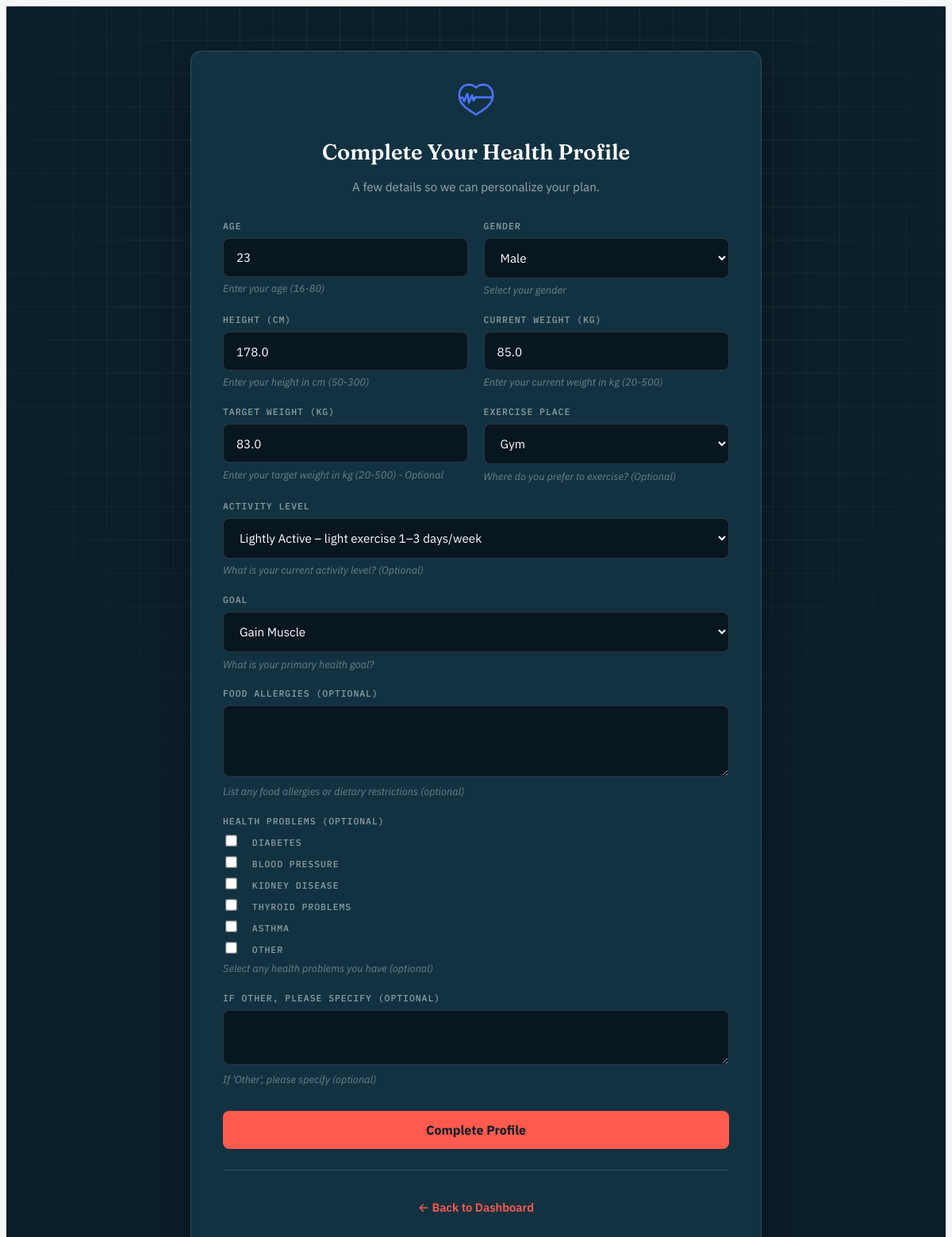
The page /complete-profile/ (signed in) on the database as committed earlier.
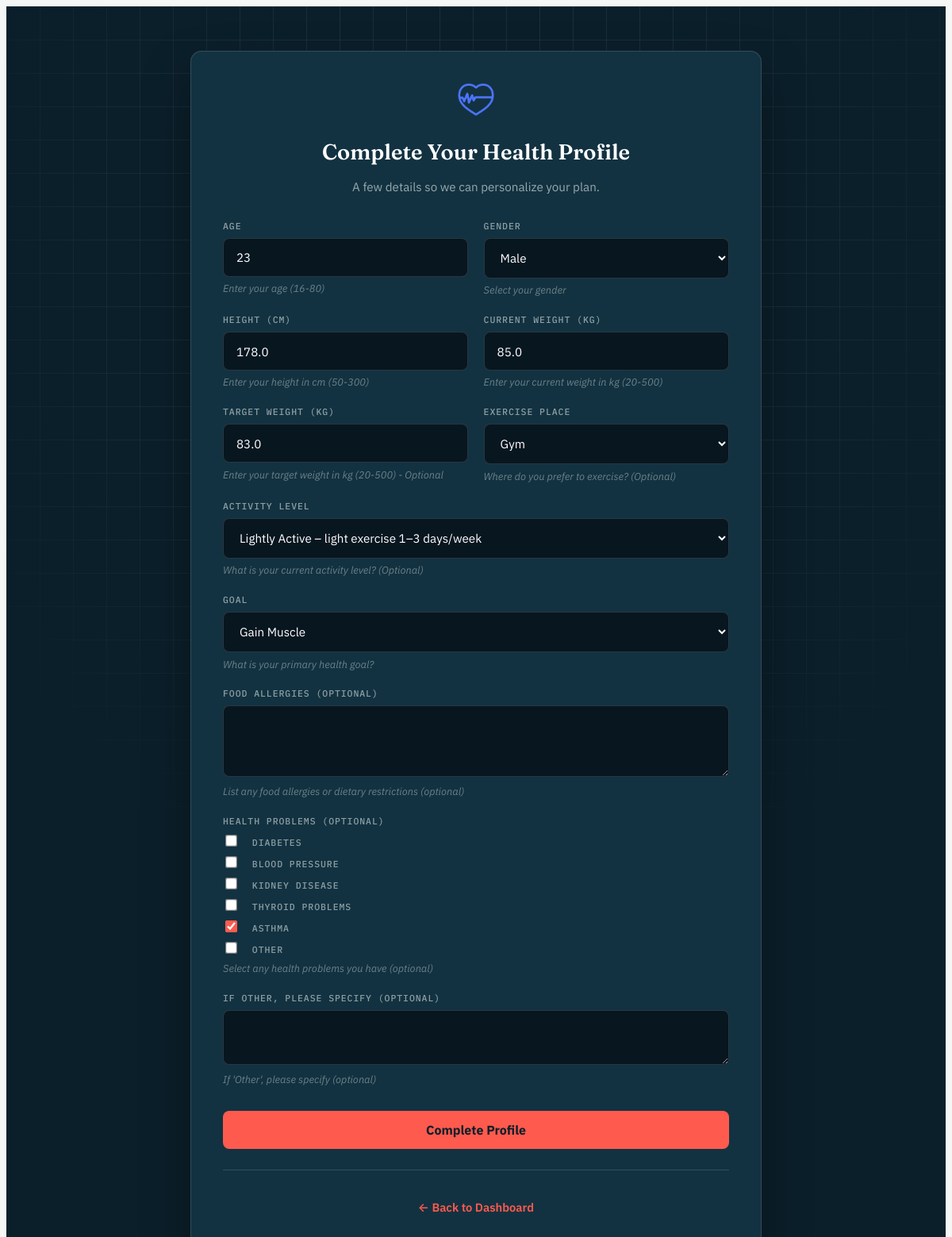
The same page on the database as committed later.
### mainapp/models.py (models this page shows, shortened)
class Profile(models.Model):
    GENDER_CHOICES = [
        ('M', 'Male'),
        ('F', 'Female'),
        ('O', 'Other'),
    ]
    GOAL_CHOICES = [
        ('lose_weight', 'Lose Weight'),
        ('maintain_weight', 'Maintain Weight'),
        ('build_muscle', 'Gain Muscle'),
        ('both', 'Gain Muscle & Lose Fat'),
        ('improve_fitness', 'Improve Fitness'),
    ]
    EXERCISE_PLACE_CHOICES = [
        ('gym', 'Gym'),
        ('home', 'Home'),
        ('outdoor', 'Outdoor'),
    ]
    ACTIVITY_LEVEL_CHOICES = [
        ('sedentary', 'Sedentary – little or no exercise'),
        ('lightly_active', 'Lightly Active – light exercise 1–3 days/week'),
        ('moderately_active', 'Moderately Active – moderate exercise 3–5 days/week'),
        ('very_active', 'Very Active – hard exercise 6–7 days/week'),
        ('extra_active', 'Extra Active – intense training or physical job'),
    ]
    user = models.OneToOneField(User, on_delete=models.CASCADE, related_name='profile')
    age = models.IntegerField(null=True, blank=True)
    height = models.FloatField(null=True, blank=True)
    current_weight = models.FloatField(null=True, blank=True, help_text='Current weight in kg')
    target_weight = models.FloatField(null=True, blank=True, help_text='Target weight in kg')
    gender = models.CharField(max_length=1, choices=GENDER_CHOICES, null=True, blank=True)
    food_allergies = models.TextField(max_length=500, blank=True, null=True)
    goal = models.CharField(max_length=20, choices=GOAL_CHOICES, null=True, blank=True)
    exercise_place = models.CharField(max_length=10, choices=EXERCISE_PLACE_CHOICES, null=True, blank=True, help_text='Preferred exercise location')
    activity_level = models.CharField(max_length=20, choices=ACTIVITY_LEVEL_CHOICES, null=True, blank=True, help_text='Your current activity level')
    health_problems = models.JSONField(default=list, blank=True, help_text='List of health problems/conditions')
    other_health_problems = models.TextField(max_length=500, blank=True, null=True,
                                             help_text='Specify other health problems not listed above')
    weight_loss_plan = models.TextField(blank=True, null=True)
    start_tracking_date = models.DateField(null=True, blank=True)

### mainapp/views.py (the view)
# urls.py: path("complete-profile/", views.complete_profile_view, name="complete_profile"),
@login_required
def complete_profile_view(request):
    if not hasattr(request.user, 'profile'):
        from .models import Profile
        profile = Profile.objects.create(user=request.user)
    else:
        profile = request.user.profile
    if request.method == "POST":
        form = ProfileForm(request.POST, instance=profile)
        if form.is_valid():
            profile = form.save()
            try:
                profile_data = {
                    'age': profile.age,
                    'height': profile.height,
                    'current_weight': profile.current_weight,
                    'target_weight': profile.target_weight,
                    'gender': profile.gender,
                    'goal': profile.goal,
                    'exercise_place': profile.exercise_place,
                    'activity_level': profile.activity_level,
                    'food_allergies': profile.food_allergies or 'None',
                    'health_problems': profile.health_problems or [],
                    'other_health_problems': profile.other_health_problems or 'None',
                    'bmi': profile.bmi
                }
                try:
                    calories_target, _ = calculate_calorie_target(profile)
                    goal_weeks, goal_months = estimate_goal_time(profile, calories_target)
                    profile_data['goal_timeline_weeks'] = goal_weeks
                    profile_data['goal_timeline_months'] = goal_months
                except Exception:
                    pass
                ai_service = AIPlan()
                weight_loss_plan = ai_service.generate_plan(profile_data)
                profile.weight_loss_plan = weight_loss_plan
                profile.save()
            except Exception as e:
                print(f"Error generating weight loss plan: {e}")
            return redirect("dashboard")
        else:
            return render(request, "mainapp/complete_profile.html", {
                "form": form,
                "errors": "Please correct the errors below."
            })
    else:
        form = ProfileForm(instance=profile)
    return render(request, "mainapp/complete_profile.html", {"form": form})

### mainapp/templates/mainapp/complete_profile.html (shortened to what this page needs)
<!DOCTYPE html>
<html>
<head>
    {% load static %}
    <link href="{% static 'css/site.css' %}" rel="stylesheet">
</head>
<body>
    <div class="auth-shell">
        <div class="auth-card auth-card-wide">
            <div class="auth-logo">
                <img src="{% static 'heart logo.png' %}" alt="Smart Health Companion">
            </div>
            <h2>Complete Your Health Profile</h2>
            <p class="auth-subtext">A few details so we can personalize your plan.</p>
            <form method="POST">
                <div class="form-row">
                    <div class="form-group">
                        <label for="{{ form.age.id_for_label }}">{{ form.age.label }}</label>
                        {{ form.age }}
                        {% if form.age.help_text %}<small>{{ form.age.help_text }}</small>{% endif %}
                    </div>
                    <div class="form-group">
                        <label for="{{ form.gender.id_for_label }}">{{ form.gender.label }}</label>
                        {{ form.gender }}
                        {% if form.gender.help_text %}<small>{{ form.gender.help_text }}</small>{% endif %}
                    </div>
                </div>
                <div class="form-row">
                    <div class="form-group">
                        <label for="{{ form.height.id_for_label }}">{{ form.height.label }} (cm)</label>
                        {{ form.height }}
                        {% if form.height.help_text %}<small>{{ form.height.help_text }}</small>{% endif %}
                    </div>
                    <div class="form-group">
                        <label for="{{ form.current_weight.id_for_label }}">{{ form.current_weight.label }} (kg)</label>
                        {{ form.current_weight }}
                        {% if form.current_weight.help_text %}<small>{{ form.current_weight.help_text }}</small>{% endif %}
                    </div>
                </div>
                <div class="form-row">
                    <div class="form-group">
                        <label for="{{ form.target_weight.id_for_label }}">{{ form.target_weight.label }} (kg)</label>
                        {{ form.target_weight }}
                        {% if form.target_weight.help_text %}<small>{{ form.target_weight.help_text }}</small>{% endif %}
                    </div>
                    <div class="form-group">
                        <label for="{{ form.exercise_place.id_for_label }}">{{ form.exercise_place.label }}</label>
                        {{ form.exercise_place }}
                        {% if form.exercise_place.help_text %}<small>{{ form.exercise_place.help_text }}</small>{% endif %}
                    </div>
                </div>
                <div class="form-group">
                    <label for="{{ form.activity_level.id_for_label }}">{{ form.activity_level.label }}</label>
                    {{ form.activity_level }}
                    {% if form.activity_level.help_text %}<small>{{ form.activity_level.help_text }}</small>{% endif %}
                </div>
                <div class="form-group">
                    <label for="{{ form.goal.id_for_label }}">{{ form.goal.label }}</label>
                    {{ form.goal }}
                    {% if form.goal.help_text %}<small>{{ form.goal.help_text }}</small>{% endif %}
                </div>
                <div class="form-group">
                    <label for="{{ form.food_allergies.id_for_label }}">{{ form.food_allergies.label }} (Optional)</label>
                    {{ form.food_allergies }}
                    {% if form.food_allergies.help_text %}<small>{{ form.food_allergies.help_text }}</small>{% endif %}
                </div>
                <div class="form-group">
                    <label for="{{ form.health_problems.id_for_label }}">Health Problems (Optional)</label>
                    {{ form.health_problems }}
                    {% if form.health_problems.help_text %}<small>{{ form.health_problems.help_text }}</small>{% endif %}
                </div>
                <div class="form-group">
                    <label for="{{ form.other_health_problems.id_for_label }}">If Other, please specify (Optional)</label>
                    {{ form.other_health_problems }}
                    {% if form.other_health_problems.help_text %}<small>{{ form.other_health_problems.help_text }}</small>{% endif %}
                </div>
                <button type="submit" class="submit-btn">Complete Profile</button>
            </form>
            <div class="auth-links">
                <p><a href="{% url 'dashboard' %}">← Back to Dashboard</a></p>
            </div>
        </div>
    </div>
</body>
</html>

### mainapp/static/css/site.css (style rules this page uses)
:root { --navy: #0B1F2A; --navy-2: #123241; --navy-3: #081620; --paper: #F4F7F5; --paper-2: #E9EFEC; --ink: #10262B; --ink-soft: #4C6169; --coral: #FF5A4E; --coral-dark: #E14336; --teal: #1B7A72; --line-on-dark: rgba(244, 247, 245, 0.14); --line-on-light: rgba(16, 38, 43, 0.12); }
* { box-sizing: border-box; }
body { font-family: 'IBM Plex Sans', -apple-system, BlinkMacSystemFont, sans-serif; color: var(--ink); background: var(--paper); }
h1, h2, h3 { font-family: 'Fraunces', Georgia, serif; }
a { color: inherit; }
.auth-shell { position: relative; min-height: 100vh; background: var(--navy); overflow: hidden; padding: 3.5rem 1.5rem; display: flex; align-items: center; justify-content: center; }
.auth-card { position: relative; z-index: 2; width: 100%; max-width: 460px; background: var(--navy-2); border: 1px solid var(--line-on-dark); border-radius: 14px; padding: 2.5rem; box-shadow: 0 30px 60px rgba(0, 0, 0, 0.35); }
.auth-card.auth-card-wide { max-width: 720px; }
.auth-logo { text-align: center; margin-bottom: 1.5rem; }
.auth-logo img { width: 46px; height: auto; }
.auth-card h2 { text-align: center; color: #fff; font-size: 1.7rem; font-weight: 600; margin: 0 0 0.6rem; }
.auth-subtext { text-align: center; color: rgba(244, 247, 245, 0.6); font-size: 0.95rem; margin-bottom: 1.8rem; line-height: 1.6; }
.form-group { margin-bottom: 1.3rem; position: relative; }
.form-group label { display: block; margin-bottom: 0.5rem; font-family: 'IBM Plex Mono', monospace; font-size: 0.72rem; font-weight: 500; letter-spacing: 0.08em; text-transform: uppercase; color: rgba(244, 247, 245, 0.55); }
.form-group input, .form-group select, .form-group textarea { width: 100%; padding: 0.85rem 1rem; border: 1px solid var(--line-on-dark); border-radius: 8px; font-size: 0.95rem; font-family: 'IBM Plex Sans', sans-serif; background: var(--navy-3); color: #fff; transition: border-color 0.25s ease, box-shadow 0.25s ease; }
.form-group input::placeholder, .form-group textarea::placeholder { color: rgba(244, 247, 245, 0.35); }
.form-group small { display: block; margin-top: 0.4rem; color: rgba(244, 247, 245, 0.4); font-size: 0.8rem; font-style: italic; }
.form-row { display: grid; grid-template-columns: 1fr 1fr; gap: 1.2rem; }
.submit-btn { width: 100%; background: var(--coral); color: var(--navy); padding: 0.9rem 1.5rem; border: none; border-radius: 8px; font-family: 'IBM Plex Sans', sans-serif; font-weight: 700; font-size: 1rem; cursor: pointer; margin-top: 0.6rem; transition: all 0.25s ease; }
.auth-links { text-align: center; margin-top: 1.6rem; padding-top: 1.4rem; border-top: 1px solid var(--line-on-dark); font-size: 0.92rem; color: rgba(244, 247, 245, 0.55); }
.auth-links a { color: var(--coral); text-decoration: none; font-weight: 600; }

### mainapp/templates/mainapp/complete_profile.html (style rules this page uses)
.form-group input[type="checkbox"] { width: auto; margin-right: 0.75rem; transform: scale(1.15); accent-color: var(--coral); }

Rows that differ between the two databases and show on the page:
changed Profile "Male": health_problems "☐ ☐ ☐ ☐ ☐ ☐" → "☐ ☐ ☐ ☐ ☑ ☐"
